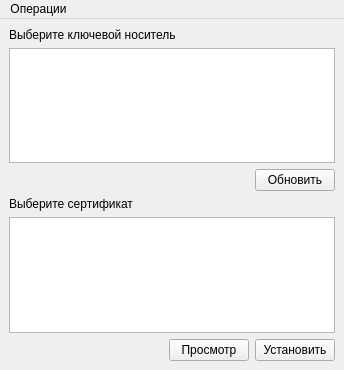
<?xml version="1.0" encoding="UTF-8"?>
<ui version="4.0">
 <author>Борис Макаренко</author>
 <class>MainWindow</class>
 <widget class="QMainWindow" name="MainWindow">
  <property name="geometry">
   <rect>
    <x>0</x>
    <y>0</y>
    <width>344</width>
    <height>370</height>
   </rect>
  </property>
  <property name="sizePolicy">
   <sizepolicy hsizetype="Fixed" vsizetype="Preferred">
    <horstretch>0</horstretch>
    <verstretch>0</verstretch>
   </sizepolicy>
  </property>
  <property name="minimumSize">
   <size>
    <width>344</width>
    <height>0</height>
   </size>
  </property>
  <property name="contextMenuPolicy">
   <enum>Qt::NoContextMenu</enum>
  </property>
  <property name="windowTitle">
   <string>rutoken-manager</string>
  </property>
  <property name="windowIcon">
   <iconset>
    <normaloff>/usr/share/pixmaps/rutoken-manager.png</normaloff>/usr/share/pixmaps/rutoken-manager.png</iconset>
  </property>
  <property name="layoutDirection">
   <enum>Qt::LeftToRight</enum>
  </property>
  <property name="autoFillBackground">
   <bool>false</bool>
  </property>
  <property name="toolButtonStyle">
   <enum>Qt::ToolButtonIconOnly</enum>
  </property>
  <property name="documentMode">
   <bool>false</bool>
  </property>
  <widget class="QWidget" name="centralwidget">
   <layout class="QVBoxLayout" name="verticalLayout_2">
    <item>
     <widget class="QLabel" name="label">
      <property name="lineWidth">
       <number>2</number>
      </property>
      <property name="text">
       <string>&lt;html&gt;&lt;head/&gt;&lt;body&gt;&lt;p&gt;Выберите ключевой носитель&lt;/p&gt;&lt;/body&gt;&lt;/html&gt;</string>
      </property>
     </widget>
    </item>
    <item>
     <widget class="QListView" name="token_list">
      <property name="sizePolicy">
       <sizepolicy hsizetype="MinimumExpanding" vsizetype="Expanding">
        <horstretch>0</horstretch>
        <verstretch>0</verstretch>
       </sizepolicy>
      </property>
      <property name="editTriggers">
       <set>QAbstractItemView::NoEditTriggers</set>
      </property>
     </widget>
    </item>
    <item>
     <layout class="QHBoxLayout" name="horizontalLayout_2">
      <item>
       <spacer name="horizontalSpacer_2">
        <property name="orientation">
         <enum>Qt::Horizontal</enum>
        </property>
        <property name="sizeHint" stdset="0">
         <size>
          <width>40</width>
          <height>20</height>
         </size>
        </property>
       </spacer>
      </item>
      <item>
       <widget class="QPushButton" name="token_refresh">
        <property name="text">
         <string>Обновить</string>
        </property>
       </widget>
      </item>
     </layout>
    </item>
    <item>
     <widget class="QLabel" name="label_2">
      <property name="text">
       <string>&lt;html&gt;&lt;head/&gt;&lt;body&gt;&lt;p&gt;Выберите сертификат&lt;/p&gt;&lt;/body&gt;&lt;/html&gt;</string>
      </property>
     </widget>
    </item>
    <item>
     <widget class="QListView" name="cert_list">
      <property name="editTriggers">
       <set>QAbstractItemView::NoEditTriggers</set>
      </property>
     </widget>
    </item>
    <item>
     <layout class="QHBoxLayout" name="horizontalLayout">
      <item>
       <spacer name="horizontalSpacer">
        <property name="orientation">
         <enum>Qt::Horizontal</enum>
        </property>
        <property name="sizeHint" stdset="0">
         <size>
          <width>40</width>
          <height>20</height>
         </size>
        </property>
       </spacer>
      </item>
      <item>
       <widget class="QPushButton" name="cert_view">
        <property name="text">
         <string>Просмотр</string>
        </property>
       </widget>
      </item>
      <item>
       <widget class="QPushButton" name="cert_install">
        <property name="text">
         <string>Установить</string>
        </property>
       </widget>
      </item>
     </layout>
    </item>
   </layout>
  </widget>
  <widget class="QMenuBar" name="menuBar">
   <property name="geometry">
    <rect>
     <x>0</x>
     <y>0</y>
     <width>344</width>
     <height>24</height>
    </rect>
   </property>
   <property name="defaultUp">
    <bool>false</bool>
   </property>
   <widget class="QMenu" name="operations">
    <property name="title">
     <string>Операции</string>
    </property>
    <addaction name="add_license"/>
    <addaction name="view_license"/>
    <addaction name="install_root_certs"/>
    <addaction name="install_crl"/>
   </widget>
   <addaction name="operations"/>
  </widget>
  <action name="add_license">
   <property name="text">
    <string>Ввод лицензии КриптоПро CSP</string>
   </property>
  </action>
  <action name="install_root_certs">
   <property name="text">
    <string>Установка корневых сертификатов</string>
   </property>
  </action>
  <action name="install_crl">
   <property name="text">
    <string>Установка списков отозванных сертификатов</string>
   </property>
  </action>
  <action name="actionAbout">
   <property name="text">
    <string>about</string>
   </property>
  </action>
  <action name="view_license">
   <property name="text">
    <string>Просмотр лицензии КриптоПро CSP</string>
   </property>
  </action>
 </widget>
 <resources/>
 <connections/>
</ui>
